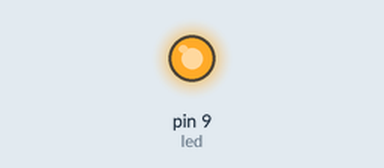
Bench run of a sketch on a simulated Arduino Uno, built with avr-gcc and run on an emulated ATmega328P. Shown: output pins drawn as LEDs (lit = HIGH).

Above: at 0.5 s.
At 5.5 s:
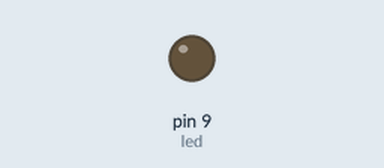
Timing chart, 0 to 10.4 s (numbered marks = the images above):
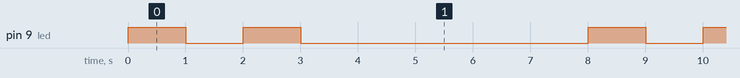

The sketch:

sos_light.ino
```cpp
int led = 9;

void setup() {
  // OUTPUT -> LED gives output
  pinMode (led, OUTPUT);

}

void loop() {
  // HIGH (high voltage = on, LOW = low voltage = off)

  // S
  digitalWrite(led, HIGH);
  delay(1000);
  // O
  digitalWrite(led, LOW);
  delay(1000);
  // S
  digitalWrite(led, HIGH);
  delay(1000);
  digitalWrite(led, LOW);

  // break
  delay(5000);
}
```

Measured:
- by itself, pin 9 (led): repeats every 8.0 s: LOW 1.0 s, HIGH 1.0 s, LOW 5.0 s, HIGH 1.0 s
- by itself, everything shown: repeats every 8.0 s, in 4 steps
